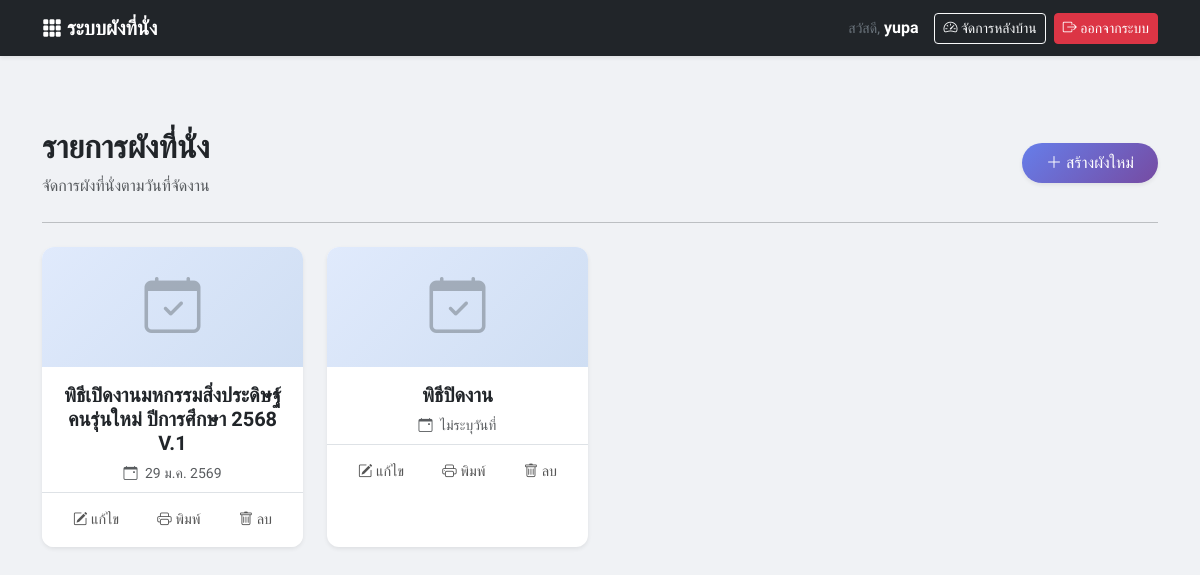
/ (signed in), run on the app's committed database.
### tables this page shows
CREATE TABLE `plans` (
  `id` int(11) NOT NULL,
  `created_by` int(11) DEFAULT NULL,
  `name` varchar(255) NOT NULL,
  `total_capacity` int(11) DEFAULT 0,
  `seats_per_row` int(11) DEFAULT 40,
  `created_at` timestamp NULL DEFAULT current_timestamp(),
  `is_active` tinyint(1) DEFAULT 1,
  `plan_date` date DEFAULT NULL,
  `is_deleted` tinyint(1) DEFAULT 0
);

### index.php (the view, shortened to what this page needs)
<?php
require 'db.php';
function thai_date($strDate) {
    if (!$strDate) return "ไม่ระบุวันที่";
    $strYear = date("Y",strtotime($strDate))+543;
    $strMonth= date("n",strtotime($strDate));
    $strDay= date("j",strtotime($strDate));
    $strMonthCut = Array("","ม.ค.","ก.พ.","มี.ค.","เม.ย.","พ.ค.","มิ.ย.","ก.ค.","ส.ค.","ก.ย.","ต.ค.","พ.ย.","ธ.ค.");
    $strMonthThai=$strMonthCut[$strMonth];
    return "$strDay $strMonthThai $strYear";
}
$user_id = $_SESSION['user_id'] ?? 0;
$role = $_SESSION['role'] ?? 'guest';
if ($role == 'admin') {
    $sql = "SELECT * FROM plans WHERE (is_deleted = 0 OR is_deleted IS NULL) ORDER BY plan_date DESC, id DESC";
    $params = [];
} elseif ($role == 'user') {
    $sql = "SELECT * FROM plans WHERE created_by = ? AND (is_deleted = 0 OR is_deleted IS NULL) ORDER BY plan_date DESC, id DESC";
    $params = [$user_id];
} else {
    $sql = "SELECT * FROM plans WHERE is_active = 1 AND (is_deleted = 0 OR is_deleted IS NULL) ORDER BY plan_date DESC, id DESC";
    $params = [];
}
$stmt = $pdo->prepare($sql);
$stmt->execute($params);
$plans = $stmt->fetchAll();
?>
<!DOCTYPE html>
<html lang="th">
<head>
    <link href="https://cdn.jsdelivr.net/npm/bootstrap@5.3.0/dist/css/bootstrap.min.css" rel="stylesheet">
    <link rel="stylesheet" href="https://cdn.jsdelivr.net/npm/bootstrap-icons@1.11.0/font/bootstrap-icons.css">
</head>
<body>
    <nav class="navbar navbar-expand-lg navbar-dark bg-dark mb-4 shadow-sm">
        <div class="container">
            <a class="navbar-brand fw-bold" href="index.php">
                <i class="bi bi-grid-3x3-gap-fill"></i> ระบบผังที่นั่ง
            </a>
            <div class="collapse navbar-collapse" id="navbarNav">
                <ul class="navbar-nav ms-auto align-items-center">
                    <?php if (isset($_SESSION['user_id'])): ?>
                        <li class="nav-item me-3 text-white">
                            <span class="text-secondary small">สวัสดี,</span>
                            <span class="fw-bold"><?php echo htmlspecialchars($_SESSION['username']); ?></span>
                        </li>
                        <li class="nav-item me-2">
                            <a href="admin_dashboard.php" class="btn btn-outline-light btn-sm">
                                <i class="bi bi-speedometer2"></i> จัดการหลังบ้าน
                            </a>
                        </li>
                        <li class="nav-item">
                            <a href="logout.php" class="btn btn-danger btn-sm">
                                <i class="bi bi-box-arrow-right"></i> ออกจากระบบ
                            </a>
                        </li>
                    <?php endif; ?>
                </ul>
            </div>
        </div>
    </nav>
    <div class="container py-5">
        <div class="d-flex justify-content-between align-items-center mb-4">
            <div>
                <h2 class="fw-bold text-dark">รายการผังที่นั่ง</h2>
                <p class="text-muted mb-0">จัดการผังที่นั่งตามวันที่จัดงาน</p>
            </div>
            <?php if(isset($_SESSION['user_id'])): ?>
            <button class="btn btn-create px-4 py-2 shadow-sm rounded-pill" data-bs-toggle="modal" data-bs-target="#createModal">
                <i class="bi bi-plus-lg"></i> สร้างผังใหม่
            </button>
            <?php endif; ?>
        </div>
        <hr class="mb-4">
        <div class="row g-4">
            <?php if (count($plans) > 0): ?>
                <?php foreach ($plans as $plan): ?>
                    <?php
                        $is_login = isset($_SESSION['user_id']);
                        $is_admin = ($is_login && $_SESSION['role'] == 'admin');
                        $is_owner = ($is_login && $_SESSION['user_id'] == $plan['created_by']);
                        $can_edit = ($is_admin || $is_owner);
                    ?>
                <div class="col-12 col-sm-6 col-md-4 col-lg-3" id="card-plan-<?php echo $plan['id']; ?>">
                    <div class="card plan-card shadow-sm h-100">
                        <a href="interactive_map.php?id=<?php echo $plan['id']; ?>" class="text-decoration-none">
                            <div class="card-img-top-placeholder">
                                <i class="bi bi-calendar-check display-4 opacity-50"></i>
                            </div>
                            <div class="card-body text-center pt-3 pb-2">
                                <h5 class="card-title fw-bold text-dark mb-1" id="name-plan-<?php echo $plan['id']; ?>">
                                    <?php echo htmlspecialchars($plan['name']); ?>
                                </h5>
                                <p class="text-muted small mb-0 mt-2">
                                    <i class="bi bi-calendar-event me-1"></i>
                                    <?php echo thai_date($plan['plan_date']); ?>
                                </p>
                            </div>
                        </a>
                        <div class="card-footer bg-white border-top d-flex justify-content-between py-2">
                            <?php if ($can_edit): ?>
                            <button class="action-btn btn-edit" onclick="renamePlan(<?php echo $plan['id']; ?>, '<?php echo htmlspecialchars($plan['name']); ?>')" title="แก้ไขชื่อ">
                                <i class="bi bi-pencil-square"></i> แก้ไข
                            </button>
                            <?php endif; ?>
                            <a href="interactive_map.php?id=<?php echo $plan['id']; ?>" class="action-btn text-decoration-none" title="พิมพ์/ส่งออก" target="_blank">
                                <i class="bi bi-printer"></i> พิมพ์
                            </a>
                                <?php if ($can_edit): ?>
                            <button class="action-btn btn-delete" onclick="deletePlan(<?php echo $plan['id']; ?>)" title="ลบแผนผัง">
                                <i class="bi bi-trash"></i> ลบ
                            </button>
                            <?php endif; ?>
                        </div>
                    </div>
                </div>
                <?php endforeach; ?>
            <?php endif; ?>
        </div>
    </div>
</body>
</html>

### index.php (style rules this page uses)
body { font-family: 'Sarabun', sans-serif; background-color: #f0f2f5; }
.plan-card { transition: all 0.3s ease; border: none; border-radius: 12px; overflow: hidden; }
.card-img-top-placeholder { height: 120px; background: linear-gradient(135deg, #e0eafc 0%, #cfdef3 100%); display: flex; align-items: center; justify-content: center; color: #6c757d; }
.action-btn { border: none; background: transparent; padding: 8px 15px; border-radius: 5px; transition: 0.2s; color: #555; font-size: 0.9rem; }
.btn-create { background: linear-gradient(135deg, #667eea 0%, #764ba2 100%); color: white; border: none; }

### data on the page
plans: name "พิธีเปิดงานมหกรรมสิ่งประดิษฐ์คนรุ่นใหม่ ปีการศึกษา 2568 V.1", plan_date "29 ม.ค. 2569"
plans: name "พิธีปิดงาน", plan_date "ไม่ระบุวันที่"

### other printed values
$_SESSION['username'] "yupa"
